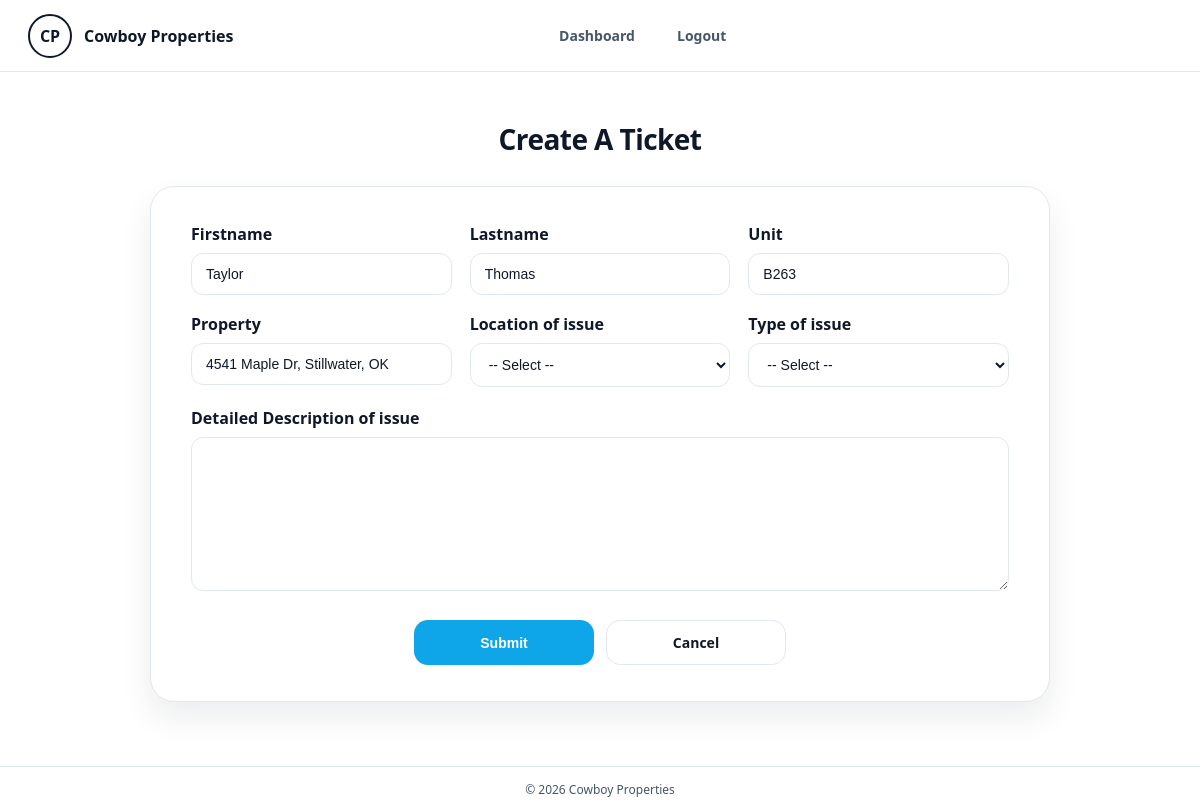
Screenshot of /Pages/create.php (signed in) with the database file from the repository.
### tables this page shows
CREATE TABLE IF NOT EXISTS `renter` (
  `RenterID` int NOT NULL AUTO_INCREMENT,
  `Firstname` varchar(60) NOT NULL,
  `Lastname` varchar(60) NOT NULL,
  `email` varchar(255) NOT NULL,
  `phone` char(15) DEFAULT NULL,
  `password` varchar(255) NOT NULL,
  `role` varchar(20) NOT NULL DEFAULT 'renter',
  PRIMARY KEY (`RenterID`),
  UNIQUE KEY `email` (`email`)
);

CREATE TABLE IF NOT EXISTS `unit` (
  `UnitID` int NOT NULL AUTO_INCREMENT,
  `PropertyID` int NOT NULL,
  `Unit_number` varchar(20) NOT NULL,
  `Bed` int NOT NULL,
  `bath` int NOT NULL,
  `price` decimal(10,2) NOT NULL,
  PRIMARY KEY (`UnitID`),
  UNIQUE KEY `uq_unit_property_unitnum` (`PropertyID`,`Unit_number`)
);

CREATE TABLE IF NOT EXISTS `property` (
  `PropertyID` int NOT NULL AUTO_INCREMENT,
  `Address` varchar(255) NOT NULL,
  `ManagerEmpID` int NOT NULL,
  `Unit_Count` int NOT NULL,
  PRIMARY KEY (`PropertyID`),
  KEY `fk_property_manager` (`ManagerEmpID`)
);

### Pages/create.php (the view, shortened to what this page needs)
<?php
$user = current_user();
$renterInfo = null;
$values = [
    'location' => '',
    'issue_type' => '',
    'description' => '',
];
try {
    $pdo = get_db();
    $userId = (int)($user['id'] ?? 0);
    $renter = false;
    if ($userId > 0) {
        $renterStmt = $pdo->prepare("
            SELECT RenterID, Firstname, Lastname, email
            FROM renter
            WHERE RenterID = ?
            LIMIT 1
        ");
        $renterStmt->execute([$userId]);
        $renter = $renterStmt->fetch(PDO::FETCH_ASSOC);
    }
    $renterId = (int)$renter['RenterID'];
    $infoStmt = $pdo->prepare("
        SELECT
            r.RenterID,
            r.Firstname,
            r.Lastname,
            u.UnitID,
            u.Unit_number,
            p.PropertyID,
            p.Address,
            p.ManagerEmpID
        FROM renter r
        LEFT JOIN lease l
            ON l.RenterID = r.RenterID
        LEFT JOIN unit u
            ON u.UnitID = l.UnitID
        LEFT JOIN property p
            ON p.PropertyID = u.PropertyID
        WHERE r.RenterID = ?
        ORDER BY l.LeaseID DESC
        LIMIT 1
    ");
    $infoStmt->execute([$renterId]);
    $renterInfo = $infoStmt->fetch(PDO::FETCH_ASSOC);
} catch (Throwable $e) {
    $error = $e->getMessage();
}
require_once __DIR__ . '/partials/app-header.php';
?>
<h1 class="page-title">Create A Ticket</h1>
<div class="panel" style="max-width: 900px; margin: 0 auto;">
    <?php if ($renterInfo): ?>
        <form action="create.php" method="post">
            <div class="form-grid">
                <div class="form-group">
                    <label>Firstname</label>
                    <input type="text"
                        value="<?php echo htmlspecialchars((string)($renterInfo['Firstname'] ?? '')); ?>"
                        readonly>
                </div>
                <div class="form-group">
                    <label>Lastname</label>
                    <input type="text"
                        value="<?php echo htmlspecialchars((string)($renterInfo['Lastname'] ?? '')); ?>"
                        readonly>
                </div>
                <div class="form-group">
                    <label>Unit</label>
                    <input type="text"
                        value="<?php echo htmlspecialchars((string)($renterInfo['Unit_number'] ?? '')); ?>"
                        readonly>
                </div>
                <div class="form-group">
                    <label>Property</label>
                    <input type="text"
                        value="<?php echo htmlspecialchars((string)($renterInfo['Address'] ?? '')); ?>"
                        readonly>
                </div>
                <div class="form-group">
                    <label>Location of issue</label>
                    <select name="location" required>
                        <option value="">-- Select --</option>
                    </select>
                </div>
                <div class="form-group">
                    <label>Type of issue</label>
                    <select name="issue_type" required>
                        <option value="">-- Select --</option>
                    </select>
                </div>
            </div>
            <div class="form-group" style="margin-top: 16px;">
                <label>Detailed Description of issue</label>
                <textarea name="description" rows="8" required><?php echo htmlspecialchars($values['description']); ?></textarea>
            </div>
            <div class="btn-row" style="margin-top: 24px;">
                <button class="btn" type="submit">Submit</button>
                <a class="btn btn-secondary" href="maintenance.php">Cancel</a>
            </div>
        </form>
    <?php endif; ?>
</div>
<?php require_once __DIR__ . '/partials/app-footer.php'; ?>

### Pages/assets/app.css (style rules this page uses)
:root { --bg: #ffffff; --text: #0f172a; --muted: #475569; --border: #e2e8f0; --soft: #f8fafc; --brand: #0ea5e9; --brand-dark: #0284c7; --success-bg: #dcfce7; --success-text: #166534; --error-bg: #fee2e2; --error-text: #b91c1c; --warning-bg: #fef3c7; --warning-text: #92400e; --shadow: 0 16px 32px rgba(15, 23, 42, 0.08); --radius-lg: 24px; --radius-md: 14px; }
* { box-sizing: border-box; }
html, body { margin: 0; padding: 0; min-height: 100%; font-family: system-ui, -apple-system, Segoe UI, Roboto, Helvetica, Arial, sans-serif; background: var(--bg); color: var(--text); }
body { min-height: 100vh; }
.page-title { margin: 0 0 28px; font-size: 28px; letter-spacing: -0.02em; text-align: center; }
.panel { border: 1px solid var(--border); border-radius: var(--radius-lg); background: #fff; padding: 36px 40px; box-shadow: var(--shadow); max-width: 950px; margin: 0 auto; }
.btn { display: inline-flex; align-items: center; justify-content: center; padding: 12px 20px; border-radius: var(--radius-md); border: 1px solid transparent; background: var(--brand); color: #fff; font-weight: 700; text-decoration: none; cursor: pointer; transition: all .15s ease; min-width: 180px; font-size: 14px; }
.btn-secondary { background: #fff; color: var(--text); border: 1px solid var(--border); }
.btn-row { display: flex; justify-content: center; gap: 12px; flex-wrap: wrap; }
.form-grid { display: grid; grid-template-columns: repeat(auto-fit, minmax(220px, 1fr)); gap: 18px; margin-bottom: 20px; }
.form-group { text-align: left; }
.form-group label { display: block; font-weight: 600; margin-bottom: 8px; }
.form-group input, .form-group select, .form-group textarea { width: 100%; border: 1px solid var(--border); border-radius: 12px; padding: 12px 14px; font-size: 14px; background: #fff; color: var(--text); }
.form-group textarea { min-height: 140px; resize: vertical; }

### rows the page displays
renter: Firstname "Taylor", Lastname "Thomas", Unit_number "B263", Address "4541 Maple Dr, Stillwater, OK"

### other values shown
$link['label'] "Dashboard"
$link['label'] "Logout"
